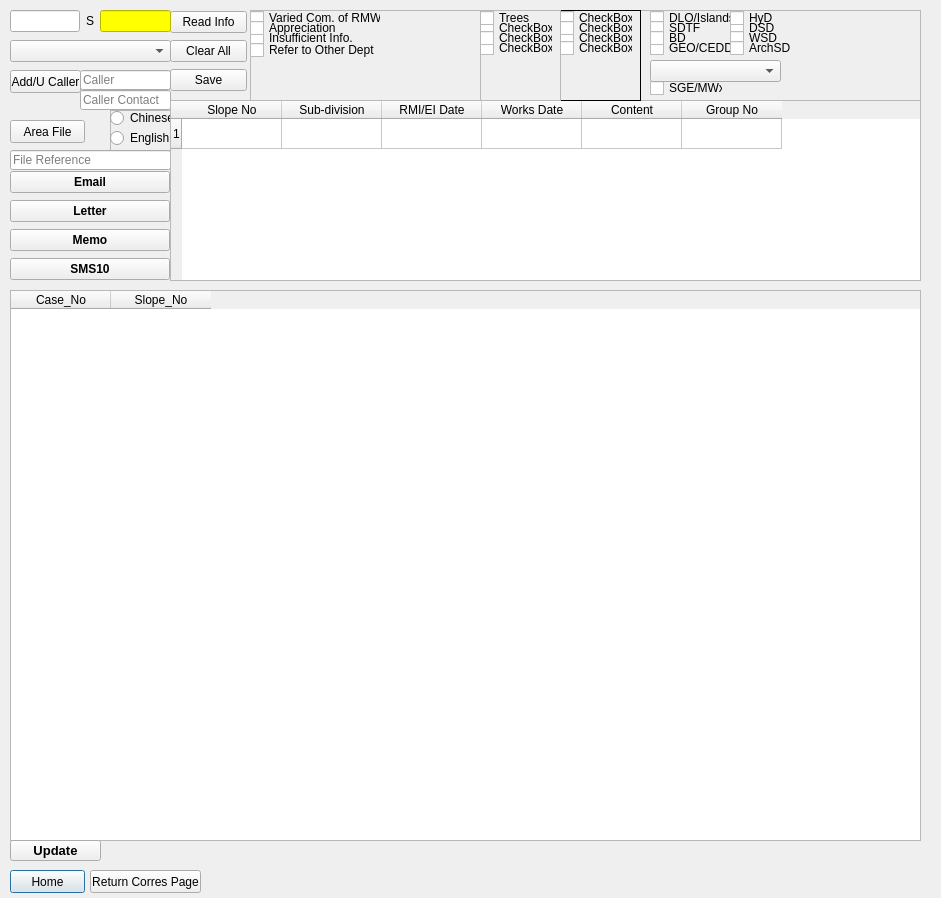
<?xml version="1.0" encoding="UTF-8"?>
<ui version="4.0">
 <class>Dialog</class>
 <widget class="QDialog" name="Dialog">
  <property name="geometry">
   <rect>
    <x>0</x>
    <y>0</y>
    <width>941</width>
    <height>898</height>
   </rect>
  </property>
  <property name="windowTitle">
   <string>Dialog</string>
  </property>
  <widget class="QPushButton" name="T2_Complaint_home_but">
   <property name="geometry">
    <rect>
     <x>10</x>
     <y>870</y>
     <width>75</width>
     <height>23</height>
    </rect>
   </property>
   <property name="text">
    <string>Home</string>
   </property>
  </widget>
  <widget class="QPushButton" name="T2_Complaint_Return_but">
   <property name="geometry">
    <rect>
     <x>90</x>
     <y>870</y>
     <width>111</width>
     <height>23</height>
    </rect>
   </property>
   <property name="text">
    <string>Return Corres Page</string>
   </property>
  </widget>
  <widget class="QWidget" name="gridLayoutWidget_2">
   <property name="geometry">
    <rect>
     <x>170</x>
     <y>10</y>
     <width>77</width>
     <height>83</height>
    </rect>
   </property>
   <layout class="QVBoxLayout" name="verticalLayout">
    <item>
     <widget class="QPushButton" name="T2_Complaint_ReadInfo_but">
      <property name="text">
       <string>Read Info</string>
      </property>
     </widget>
    </item>
    <item>
     <widget class="QPushButton" name="T2_Complaint_ClearAll_but">
      <property name="text">
       <string>Clear All</string>
      </property>
     </widget>
    </item>
    <item>
     <widget class="QPushButton" name="T2_Complaint_Save_but">
      <property name="text">
       <string>Save</string>
      </property>
     </widget>
    </item>
   </layout>
  </widget>
  <widget class="QComboBox" name="T2_Complaint_Channel_com">
   <property name="geometry">
    <rect>
     <x>10</x>
     <y>40</y>
     <width>161</width>
     <height>22</height>
    </rect>
   </property>
  </widget>
  <widget class="QLineEdit" name="T2_Complaint_Caller_Phone_le">
   <property name="geometry">
    <rect>
     <x>80</x>
     <y>90</y>
     <width>91</width>
     <height>20</height>
    </rect>
   </property>
   <property name="placeholderText">
    <string>Caller Contact</string>
   </property>
  </widget>
  <widget class="QWidget" name="gridLayoutWidget">
   <property name="geometry">
    <rect>
     <x>10</x>
     <y>10</y>
     <width>161</width>
     <height>22</height>
    </rect>
   </property>
   <layout class="QGridLayout" name="gridLayout">
    <item row="0" column="1">
     <widget class="QLabel" name="label">
      <property name="text">
       <string>S</string>
      </property>
     </widget>
    </item>
    <item row="0" column="0">
     <widget class="QLineEdit" name="T2_Complaint_CaseNo_Yr_le"/>
    </item>
    <item row="0" column="2">
     <widget class="QLineEdit" name="T2_Complaint_CaseNo_Ref_le">
      <property name="palette">
       <palette>
        <active>
         <colorrole role="WindowText">
          <brush brushstyle="SolidPattern">
           <color alpha="255">
            <red>0</red>
            <green>0</green>
            <blue>0</blue>
           </color>
          </brush>
         </colorrole>
         <colorrole role="Button">
          <brush brushstyle="SolidPattern">
           <color alpha="255">
            <red>255</red>
            <green>255</green>
            <blue>0</blue>
           </color>
          </brush>
         </colorrole>
         <colorrole role="Light">
          <brush brushstyle="SolidPattern">
           <color alpha="255">
            <red>255</red>
            <green>255</green>
            <blue>127</blue>
           </color>
          </brush>
         </colorrole>
         <colorrole role="Midlight">
          <brush brushstyle="SolidPattern">
           <color alpha="255">
            <red>255</red>
            <green>255</green>
            <blue>63</blue>
           </color>
          </brush>
         </colorrole>
         <colorrole role="Dark">
          <brush brushstyle="SolidPattern">
           <color alpha="255">
            <red>127</red>
            <green>127</green>
            <blue>0</blue>
           </color>
          </brush>
         </colorrole>
         <colorrole role="Mid">
          <brush brushstyle="SolidPattern">
           <color alpha="255">
            <red>170</red>
            <green>170</green>
            <blue>0</blue>
           </color>
          </brush>
         </colorrole>
         <colorrole role="Text">
          <brush brushstyle="SolidPattern">
           <color alpha="255">
            <red>0</red>
            <green>0</green>
            <blue>0</blue>
           </color>
          </brush>
         </colorrole>
         <colorrole role="BrightText">
          <brush brushstyle="SolidPattern">
           <color alpha="255">
            <red>255</red>
            <green>255</green>
            <blue>255</blue>
           </color>
          </brush>
         </colorrole>
         <colorrole role="ButtonText">
          <brush brushstyle="SolidPattern">
           <color alpha="255">
            <red>0</red>
            <green>0</green>
            <blue>0</blue>
           </color>
          </brush>
         </colorrole>
         <colorrole role="Base">
          <brush brushstyle="SolidPattern">
           <color alpha="255">
            <red>255</red>
            <green>255</green>
            <blue>0</blue>
           </color>
          </brush>
         </colorrole>
         <colorrole role="Window">
          <brush brushstyle="SolidPattern">
           <color alpha="255">
            <red>255</red>
            <green>255</green>
            <blue>0</blue>
           </color>
          </brush>
         </colorrole>
         <colorrole role="Shadow">
          <brush brushstyle="SolidPattern">
           <color alpha="255">
            <red>0</red>
            <green>0</green>
            <blue>0</blue>
           </color>
          </brush>
         </colorrole>
         <colorrole role="AlternateBase">
          <brush brushstyle="SolidPattern">
           <color alpha="255">
            <red>255</red>
            <green>255</green>
            <blue>127</blue>
           </color>
          </brush>
         </colorrole>
         <colorrole role="ToolTipBase">
          <brush brushstyle="SolidPattern">
           <color alpha="255">
            <red>255</red>
            <green>255</green>
            <blue>220</blue>
           </color>
          </brush>
         </colorrole>
         <colorrole role="ToolTipText">
          <brush brushstyle="SolidPattern">
           <color alpha="255">
            <red>0</red>
            <green>0</green>
            <blue>0</blue>
           </color>
          </brush>
         </colorrole>
         <colorrole role="PlaceholderText">
          <brush brushstyle="SolidPattern">
           <color alpha="128">
            <red>0</red>
            <green>0</green>
            <blue>0</blue>
           </color>
          </brush>
         </colorrole>
        </active>
        <inactive>
         <colorrole role="WindowText">
          <brush brushstyle="SolidPattern">
           <color alpha="255">
            <red>0</red>
            <green>0</green>
            <blue>0</blue>
           </color>
          </brush>
         </colorrole>
         <colorrole role="Button">
          <brush brushstyle="SolidPattern">
           <color alpha="255">
            <red>255</red>
            <green>255</green>
            <blue>0</blue>
           </color>
          </brush>
         </colorrole>
         <colorrole role="Light">
          <brush brushstyle="SolidPattern">
           <color alpha="255">
            <red>255</red>
            <green>255</green>
            <blue>127</blue>
           </color>
          </brush>
         </colorrole>
         <colorrole role="Midlight">
          <brush brushstyle="SolidPattern">
           <color alpha="255">
            <red>255</red>
            <green>255</green>
            <blue>63</blue>
           </color>
          </brush>
         </colorrole>
         <colorrole role="Dark">
          <brush brushstyle="SolidPattern">
           <color alpha="255">
            <red>127</red>
            <green>127</green>
            <blue>0</blue>
           </color>
          </brush>
         </colorrole>
         <colorrole role="Mid">
          <brush brushstyle="SolidPattern">
           <color alpha="255">
            <red>170</red>
            <green>170</green>
            <blue>0</blue>
           </color>
          </brush>
         </colorrole>
         <colorrole role="Text">
          <brush brushstyle="SolidPattern">
           <color alpha="255">
            <red>0</red>
            <green>0</green>
            <blue>0</blue>
           </color>
          </brush>
         </colorrole>
         <colorrole role="BrightText">
          <brush brushstyle="SolidPattern">
           <color alpha="255">
            <red>255</red>
            <green>255</green>
            <blue>255</blue>
           </color>
          </brush>
         </colorrole>
         <colorrole role="ButtonText">
          <brush brushstyle="SolidPattern">
           <color alpha="255">
            <red>0</red>
            <green>0</green>
            <blue>0</blue>
           </color>
          </brush>
         </colorrole>
         <colorrole role="Base">
          <brush brushstyle="SolidPattern">
           <color alpha="255">
            <red>255</red>
            <green>255</green>
            <blue>0</blue>
           </color>
          </brush>
         </colorrole>
         <colorrole role="Window">
          <brush brushstyle="SolidPattern">
           <color alpha="255">
            <red>255</red>
            <green>255</green>
            <blue>0</blue>
           </color>
          </brush>
         </colorrole>
         <colorrole role="Shadow">
          <brush brushstyle="SolidPattern">
           <color alpha="255">
            <red>0</red>
            <green>0</green>
            <blue>0</blue>
           </color>
          </brush>
         </colorrole>
         <colorrole role="AlternateBase">
          <brush brushstyle="SolidPattern">
           <color alpha="255">
            <red>255</red>
            <green>255</green>
            <blue>127</blue>
           </color>
          </brush>
         </colorrole>
         <colorrole role="ToolTipBase">
          <brush brushstyle="SolidPattern">
           <color alpha="255">
            <red>255</red>
            <green>255</green>
            <blue>220</blue>
           </color>
          </brush>
         </colorrole>
         <colorrole role="ToolTipText">
          <brush brushstyle="SolidPattern">
           <color alpha="255">
            <red>0</red>
            <green>0</green>
            <blue>0</blue>
           </color>
          </brush>
         </colorrole>
         <colorrole role="PlaceholderText">
          <brush brushstyle="SolidPattern">
           <color alpha="128">
            <red>0</red>
            <green>0</green>
            <blue>0</blue>
           </color>
          </brush>
         </colorrole>
        </inactive>
        <disabled>
         <colorrole role="WindowText">
          <brush brushstyle="SolidPattern">
           <color alpha="255">
            <red>127</red>
            <green>127</green>
            <blue>0</blue>
           </color>
          </brush>
         </colorrole>
         <colorrole role="Button">
          <brush brushstyle="SolidPattern">
           <color alpha="255">
            <red>255</red>
            <green>255</green>
            <blue>0</blue>
           </color>
          </brush>
         </colorrole>
         <colorrole role="Light">
          <brush brushstyle="SolidPattern">
           <color alpha="255">
            <red>255</red>
            <green>255</green>
            <blue>127</blue>
           </color>
          </brush>
         </colorrole>
         <colorrole role="Midlight">
          <brush brushstyle="SolidPattern">
           <color alpha="255">
            <red>255</red>
            <green>255</green>
            <blue>63</blue>
           </color>
          </brush>
         </colorrole>
         <colorrole role="Dark">
          <brush brushstyle="SolidPattern">
           <color alpha="255">
            <red>127</red>
            <green>127</green>
            <blue>0</blue>
           </color>
          </brush>
         </colorrole>
         <colorrole role="Mid">
          <brush brushstyle="SolidPattern">
           <color alpha="255">
            <red>170</red>
            <green>170</green>
            <blue>0</blue>
           </color>
          </brush>
         </colorrole>
         <colorrole role="Text">
          <brush brushstyle="SolidPattern">
           <color alpha="255">
            <red>127</red>
            <green>127</green>
            <blue>0</blue>
           </color>
          </brush>
         </colorrole>
         <colorrole role="BrightText">
          <brush brushstyle="SolidPattern">
           <color alpha="255">
            <red>255</red>
            <green>255</green>
            <blue>255</blue>
           </color>
          </brush>
         </colorrole>
         <colorrole role="ButtonText">
          <brush brushstyle="SolidPattern">
           <color alpha="255">
            <red>127</red>
            <green>127</green>
            <blue>0</blue>
           </color>
          </brush>
         </colorrole>
         <colorrole role="Base">
          <brush brushstyle="SolidPattern">
           <color alpha="255">
            <red>255</red>
            <green>255</green>
            <blue>0</blue>
           </color>
          </brush>
         </colorrole>
         <colorrole role="Window">
          <brush brushstyle="SolidPattern">
           <color alpha="255">
            <red>255</red>
            <green>255</green>
            <blue>0</blue>
           </color>
          </brush>
         </colorrole>
         <colorrole role="Shadow">
          <brush brushstyle="SolidPattern">
           <color alpha="255">
            <red>0</red>
            <green>0</green>
            <blue>0</blue>
           </color>
          </brush>
         </colorrole>
         <colorrole role="AlternateBase">
          <brush brushstyle="SolidPattern">
           <color alpha="255">
            <red>255</red>
            <green>255</green>
            <blue>0</blue>
           </color>
          </brush>
         </colorrole>
         <colorrole role="ToolTipBase">
          <brush brushstyle="SolidPattern">
           <color alpha="255">
            <red>255</red>
            <green>255</green>
            <blue>220</blue>
           </color>
          </brush>
         </colorrole>
         <colorrole role="ToolTipText">
          <brush brushstyle="SolidPattern">
           <color alpha="255">
            <red>0</red>
            <green>0</green>
            <blue>0</blue>
           </color>
          </brush>
         </colorrole>
         <colorrole role="PlaceholderText">
          <brush brushstyle="SolidPattern">
           <color alpha="128">
            <red>0</red>
            <green>0</green>
            <blue>0</blue>
           </color>
          </brush>
         </colorrole>
        </disabled>
       </palette>
      </property>
     </widget>
    </item>
   </layout>
  </widget>
  <widget class="QFrame" name="frame">
   <property name="geometry">
    <rect>
     <x>110</x>
     <y>110</y>
     <width>61</width>
     <height>41</height>
    </rect>
   </property>
   <property name="frameShape">
    <enum>QFrame::StyledPanel</enum>
   </property>
   <property name="frameShadow">
    <enum>QFrame::Sunken</enum>
   </property>
   <widget class="QRadioButton" name="T2_Complaint_Chinese_rad">
    <property name="geometry">
     <rect>
      <x>0</x>
      <y>0</y>
      <width>83</width>
      <height>16</height>
     </rect>
    </property>
    <property name="text">
     <string>Chinese</string>
    </property>
   </widget>
   <widget class="QRadioButton" name="T2_Complaint_English_rad">
    <property name="geometry">
     <rect>
      <x>0</x>
      <y>20</y>
      <width>83</width>
      <height>16</height>
     </rect>
    </property>
    <property name="text">
     <string>English</string>
    </property>
   </widget>
  </widget>
  <widget class="QPushButton" name="pushButton_4">
   <property name="geometry">
    <rect>
     <x>10</x>
     <y>120</y>
     <width>75</width>
     <height>23</height>
    </rect>
   </property>
   <property name="text">
    <string>Area File</string>
   </property>
  </widget>
  <widget class="QLineEdit" name="T2_Complaint_FileRef_le">
   <property name="geometry">
    <rect>
     <x>10</x>
     <y>150</y>
     <width>161</width>
     <height>20</height>
    </rect>
   </property>
   <property name="inputMask">
    <string/>
   </property>
   <property name="text">
    <string/>
   </property>
   <property name="dragEnabled">
    <bool>false</bool>
   </property>
   <property name="placeholderText">
    <string>File Reference</string>
   </property>
  </widget>
  <widget class="QTableWidget" name="T2_Complaint_SloGro_table">
   <property name="geometry">
    <rect>
     <x>170</x>
     <y>100</y>
     <width>751</width>
     <height>181</height>
    </rect>
   </property>
   <row>
    <property name="text">
     <string>1</string>
    </property>
   </row>
   <column>
    <property name="text">
     <string>Slope No</string>
    </property>
   </column>
   <column>
    <property name="text">
     <string>Sub-division</string>
    </property>
   </column>
   <column>
    <property name="text">
     <string>RMI/EI Date</string>
    </property>
   </column>
   <column>
    <property name="text">
     <string>Works Date</string>
    </property>
   </column>
   <column>
    <property name="text">
     <string>Content</string>
    </property>
   </column>
   <column>
    <property name="text">
     <string>Group No</string>
    </property>
   </column>
  </widget>
  <widget class="QFrame" name="T2_Complaint_Refer_frame">
   <property name="geometry">
    <rect>
     <x>640</x>
     <y>10</y>
     <width>281</width>
     <height>91</height>
    </rect>
   </property>
   <property name="frameShape">
    <enum>QFrame::StyledPanel</enum>
   </property>
   <property name="frameShadow">
    <enum>QFrame::Plain</enum>
   </property>
   <widget class="QCheckBox" name="T2_Complaint_Refer_GEOSGE_check">
    <property name="geometry">
     <rect>
      <x>10</x>
      <y>70</y>
      <width>73</width>
      <height>16</height>
     </rect>
    </property>
    <property name="text">
     <string>SGE/MWx</string>
    </property>
   </widget>
   <widget class="QCheckBox" name="T2_Complaint_Refer_DSD_check">
    <property name="geometry">
     <rect>
      <x>90</x>
      <y>10</y>
      <width>73</width>
      <height>16</height>
     </rect>
    </property>
    <property name="text">
     <string>DSD</string>
    </property>
   </widget>
   <widget class="QCheckBox" name="T2_Complaint_Refer_WSD_check">
    <property name="geometry">
     <rect>
      <x>90</x>
      <y>20</y>
      <width>73</width>
      <height>16</height>
     </rect>
    </property>
    <property name="text">
     <string>WSD</string>
    </property>
   </widget>
   <widget class="QCheckBox" name="T2_Complaint_Refer_DLO_Is_check">
    <property name="geometry">
     <rect>
      <x>10</x>
      <y>0</y>
      <width>81</width>
      <height>16</height>
     </rect>
    </property>
    <property name="text">
     <string>DLO/Islands</string>
    </property>
   </widget>
   <widget class="QCheckBox" name="T2_Complaint_Refer_HyD_check">
    <property name="geometry">
     <rect>
      <x>90</x>
      <y>0</y>
      <width>73</width>
      <height>16</height>
     </rect>
    </property>
    <property name="text">
     <string>HyD</string>
    </property>
   </widget>
   <widget class="QCheckBox" name="T2_Complaint_Refer_ArchSD_check">
    <property name="geometry">
     <rect>
      <x>90</x>
      <y>30</y>
      <width>73</width>
      <height>16</height>
     </rect>
    </property>
    <property name="text">
     <string>ArchSD</string>
    </property>
   </widget>
   <widget class="QComboBox" name="T2_Complaint_Refer_GEO_GE_com">
    <property name="geometry">
     <rect>
      <x>10</x>
      <y>50</y>
      <width>131</width>
      <height>22</height>
     </rect>
    </property>
   </widget>
   <widget class="QCheckBox" name="T2_Complaint_Refer_SDTF_check">
    <property name="geometry">
     <rect>
      <x>10</x>
      <y>10</y>
      <width>73</width>
      <height>16</height>
     </rect>
    </property>
    <property name="text">
     <string>SDTF</string>
    </property>
   </widget>
   <widget class="QCheckBox" name="T2_Complaint_Refer_GEO_CEDD_check">
    <property name="geometry">
     <rect>
      <x>10</x>
      <y>30</y>
      <width>81</width>
      <height>16</height>
     </rect>
    </property>
    <property name="text">
     <string>GEO/CEDD</string>
    </property>
   </widget>
   <widget class="QCheckBox" name="T2_Complaint_Refer_BD_check">
    <property name="geometry">
     <rect>
      <x>10</x>
      <y>20</y>
      <width>73</width>
      <height>16</height>
     </rect>
    </property>
    <property name="text">
     <string>BD</string>
    </property>
   </widget>
  </widget>
  <widget class="QFrame" name="frame_3">
   <property name="geometry">
    <rect>
     <x>560</x>
     <y>10</y>
     <width>81</width>
     <height>91</height>
    </rect>
   </property>
   <property name="frameShape">
    <enum>QFrame::Box</enum>
   </property>
   <property name="frameShadow">
    <enum>QFrame::Plain</enum>
   </property>
   <widget class="QCheckBox" name="checkBox_29">
    <property name="geometry">
     <rect>
      <x>0</x>
      <y>0</y>
      <width>73</width>
      <height>16</height>
     </rect>
    </property>
    <property name="text">
     <string>CheckBox</string>
    </property>
   </widget>
   <widget class="QCheckBox" name="checkBox_28">
    <property name="geometry">
     <rect>
      <x>0</x>
      <y>20</y>
      <width>73</width>
      <height>16</height>
     </rect>
    </property>
    <property name="text">
     <string>CheckBox</string>
    </property>
   </widget>
   <widget class="QCheckBox" name="checkBox_20">
    <property name="geometry">
     <rect>
      <x>0</x>
      <y>30</y>
      <width>73</width>
      <height>16</height>
     </rect>
    </property>
    <property name="text">
     <string>CheckBox</string>
    </property>
   </widget>
   <widget class="QCheckBox" name="checkBox_27">
    <property name="geometry">
     <rect>
      <x>0</x>
      <y>10</y>
      <width>73</width>
      <height>16</height>
     </rect>
    </property>
    <property name="text">
     <string>CheckBox</string>
    </property>
   </widget>
  </widget>
  <widget class="QFrame" name="frame_4">
   <property name="geometry">
    <rect>
     <x>480</x>
     <y>10</y>
     <width>81</width>
     <height>91</height>
    </rect>
   </property>
   <property name="frameShape">
    <enum>QFrame::StyledPanel</enum>
   </property>
   <property name="frameShadow">
    <enum>QFrame::Plain</enum>
   </property>
   <widget class="QCheckBox" name="checkBox_26">
    <property name="geometry">
     <rect>
      <x>0</x>
      <y>30</y>
      <width>73</width>
      <height>16</height>
     </rect>
    </property>
    <property name="text">
     <string>CheckBox</string>
    </property>
   </widget>
   <widget class="QCheckBox" name="checkBox_22">
    <property name="geometry">
     <rect>
      <x>0</x>
      <y>10</y>
      <width>73</width>
      <height>16</height>
     </rect>
    </property>
    <property name="text">
     <string>CheckBox</string>
    </property>
   </widget>
   <widget class="QCheckBox" name="checkBox_23">
    <property name="geometry">
     <rect>
      <x>0</x>
      <y>20</y>
      <width>73</width>
      <height>16</height>
     </rect>
    </property>
    <property name="text">
     <string>CheckBox</string>
    </property>
   </widget>
   <widget class="QCheckBox" name="checkBox_25">
    <property name="geometry">
     <rect>
      <x>0</x>
      <y>0</y>
      <width>73</width>
      <height>16</height>
     </rect>
    </property>
    <property name="text">
     <string>Trees</string>
    </property>
   </widget>
  </widget>
  <widget class="QFrame" name="T2_Complaint_ClosingRemarks_frame">
   <property name="geometry">
    <rect>
     <x>250</x>
     <y>10</y>
     <width>231</width>
     <height>91</height>
    </rect>
   </property>
   <property name="frameShape">
    <enum>QFrame::StyledPanel</enum>
   </property>
   <property name="frameShadow">
    <enum>QFrame::Plain</enum>
   </property>
   <widget class="QCheckBox" name="T2_Complaint_CR_Varied_Com_check">
    <property name="geometry">
     <rect>
      <x>0</x>
      <y>0</y>
      <width>131</width>
      <height>16</height>
     </rect>
    </property>
    <property name="text">
     <string>Varied Com. of RMW</string>
    </property>
   </widget>
   <widget class="QCheckBox" name="T2_Complaint_CR_InsufficientInfo_check">
    <property name="geometry">
     <rect>
      <x>0</x>
      <y>20</y>
      <width>151</width>
      <height>16</height>
     </rect>
    </property>
    <property name="text">
     <string>Insufficient Info.</string>
    </property>
   </widget>
   <widget class="QCheckBox" name="T2_Complaint_CR_Appre_check">
    <property name="geometry">
     <rect>
      <x>0</x>
      <y>10</y>
      <width>141</width>
      <height>16</height>
     </rect>
    </property>
    <property name="text">
     <string>Appreciation</string>
    </property>
   </widget>
   <widget class="QCheckBox" name="T2_Complaint_CR_Referral_check">
    <property name="geometry">
     <rect>
      <x>0</x>
      <y>30</y>
      <width>131</width>
      <height>20</height>
     </rect>
    </property>
    <property name="text">
     <string>Refer to Other Dept</string>
    </property>
   </widget>
  </widget>
  <widget class="QTableWidget" name="T2_Complaint_table">
   <property name="geometry">
    <rect>
     <x>10</x>
     <y>290</y>
     <width>911</width>
     <height>551</height>
    </rect>
   </property>
   <column>
    <property name="text">
     <string>Case_No</string>
    </property>
   </column>
   <column>
    <property name="text">
     <string>Slope_No</string>
    </property>
   </column>
  </widget>
  <widget class="QPushButton" name="T2_Complaint_Update_Complaint_Table_but">
   <property name="geometry">
    <rect>
     <x>10</x>
     <y>840</y>
     <width>91</width>
     <height>21</height>
    </rect>
   </property>
   <property name="font">
    <font>
     <pointsize>10</pointsize>
     <weight>75</weight>
     <bold>true</bold>
    </font>
   </property>
   <property name="text">
    <string>Update</string>
   </property>
  </widget>
  <widget class="QLineEdit" name="T2_Complaint_Caller_Phone_le_2">
   <property name="geometry">
    <rect>
     <x>80</x>
     <y>70</y>
     <width>91</width>
     <height>20</height>
    </rect>
   </property>
   <property name="placeholderText">
    <string>Caller</string>
   </property>
  </widget>
  <widget class="QWidget" name="verticalLayoutWidget">
   <property name="geometry">
    <rect>
     <x>10</x>
     <y>170</y>
     <width>160</width>
     <height>112</height>
    </rect>
   </property>
   <layout class="QVBoxLayout" name="verticalLayout_2">
    <item>
     <widget class="QPushButton" name="T2_Complaint_Email_but">
      <property name="font">
       <font>
        <pointsize>9</pointsize>
        <weight>75</weight>
        <bold>true</bold>
       </font>
      </property>
      <property name="text">
       <string>Email</string>
      </property>
     </widget>
    </item>
    <item>
     <widget class="QPushButton" name="T2_Complaint_Letter_but">
      <property name="font">
       <font>
        <pointsize>9</pointsize>
        <weight>75</weight>
        <bold>true</bold>
       </font>
      </property>
      <property name="text">
       <string>Letter</string>
      </property>
     </widget>
    </item>
    <item>
     <widget class="QPushButton" name="T2_Complaint_Memo_but">
      <property name="font">
       <font>
        <pointsize>9</pointsize>
        <weight>75</weight>
        <bold>true</bold>
       </font>
      </property>
      <property name="text">
       <string>Memo</string>
      </property>
     </widget>
    </item>
    <item>
     <widget class="QPushButton" name="T2_Complaint_SMS10l_but">
      <property name="font">
       <font>
        <pointsize>9</pointsize>
        <weight>75</weight>
        <bold>true</bold>
       </font>
      </property>
      <property name="text">
       <string>SMS10</string>
      </property>
     </widget>
    </item>
   </layout>
  </widget>
  <widget class="QPushButton" name="T2_Complaint_Add_Upd_Caller_but">
   <property name="geometry">
    <rect>
     <x>10</x>
     <y>70</y>
     <width>71</width>
     <height>23</height>
    </rect>
   </property>
   <property name="text">
    <string>Add/U Caller</string>
   </property>
  </widget>
 </widget>
 <resources/>
 <connections/>
</ui>
